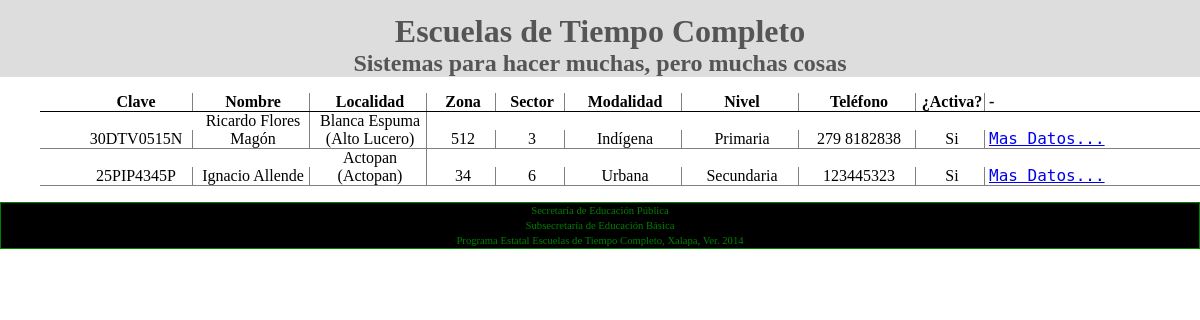
Before: /escuelas/ with the older database file.
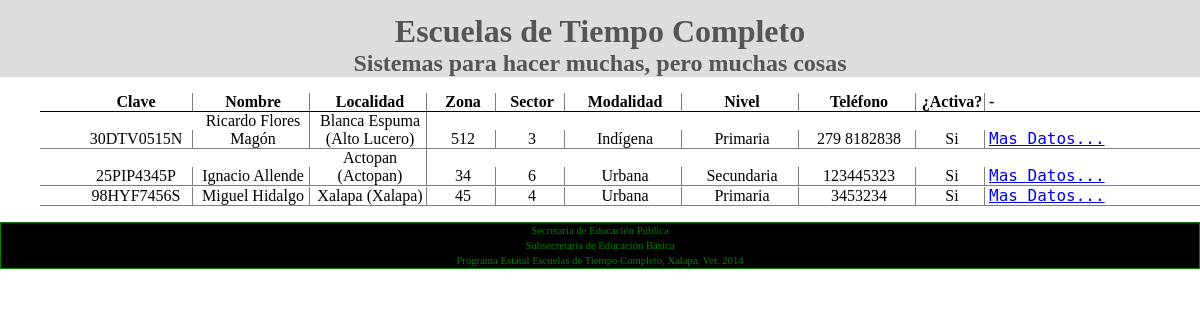
After: the same page with the newer database file.
### escuelas/models.py (models this page shows, shortened)
class Escuela(models.Model):
    clave = models.CharField(max_length=15, unique=True)
    nombre = models.CharField(max_length=100)
    municipio = models.ForeignKey(Municipio)
    localidad = models.ForeignKey(Localidad)
    zona = models.PositiveIntegerField()
    sector = models.PositiveIntegerField()
    modalidad = models.ForeignKey(Modalidad)
    nivel = models.ForeignKey(Nivel)
    email = models.EmailField(max_length=255)
    telefono = models.CharField(max_length=25)
    calle = models.CharField(max_length=255)
    numero = models.CharField(max_length=30)
    colonia = models.CharField(max_length=255)
    cod_postal = models.PositiveIntegerField()
    afiliada = models.BooleanField(default=False)
    objects = EscuelaQuerySet.as_manager()
    def esta_afiliada(self):
        if self.afiliada:
            return "Si"
        else:
            return "No"

### lugares/models.py (models this page shows, shortened)
class Localidad(models.Model):
    localidad = models.CharField(max_length=255)
    municipio = models.ForeignKey(Municipio)
    def __unicode__(self):
        return "%s (%s)" % (self.localidad, self.municipio.municipio)

class Municipio(models.Model):
    municipio = models.CharField(max_length=255)

### caracteristicas/models.py (models this page shows)
class Modalidad(models.Model):
    modalidad = models.CharField(max_length=50)
    def __unicode__(self):
        return self.modalidad

class Nivel(models.Model):
    nivel = models.CharField(max_length=50)
    def __unicode__(self):
        return self.nivel

### escuelas/views.py (the view)
# urls.py: url(r'^escuelas/$', EscuelasView.as_view(), name="escuelas"),
class EscuelasView(generic.ListView):
    model = Escuela
    template_name = "escuelas/escuela_list.html"
    def get_queryset(self):
        if self.kwargs.get("clave"):
            queryset = self.model.objects.filter(clave=self.kwargs['clave'])
        else:
            queryset = super(EscuelasView, self).get_queryset()
        return queryset

### escuelas/templates/escuelas/escuela_list.html
{% extends "base.html" %}
{% block content %}
<ul class="lista-escuela">
<li class="fila">
    <ul class="encabezado">
        <li class="item-esc">Clave</li>
        <li class="item-esc">Nombre</li>
        <li class="item-esc">Localidad</li>
        <li class="peque">Zona</li>
        <li class="peque">Sector</li>
        <li class="item-esc">Modalidad</li>
        <li class="item-esc">Nivel</li>
        <li class="item-esc">Teléfono</li>
        <li class="peque">¿Activa?</li>
        <li>-</li>
    </ul>
</li>
{% for escuela in object_list %}
<li class="fila">
    <ul class="resultado">
        <li class="item-esc">
            {{escuela.clave}}
        </li>
        <li class="item-esc">
            {{escuela.nombre}}
        </li>
        <li class="item-esc">
            {{escuela.localidad}}
        </li>
        <li class="peque">
            {{escuela.zona}}
        </li>
        <li class="peque">
            {{escuela.sector}}
        </li>
        <li class="item-esc">
            {{escuela.modalidad}}
        </li>
        <li class="item-esc">
            {{escuela.nivel}}
        </li>
        <li class="item-esc">{{escuela.telefono}}</li>
        <li class="peque">{{escuela.esta_afiliada}}
        </li>
        <li>
            <a href="{% url 'detalle-escuela' escuela.clave escuela.id %}">Mas Datos...</a>
        </li>
    </ul>
</li>
{% empty %}
No existe esta escuela o no se ha dado de alta
{% endfor %}
</ul>
{% endblock content %}

### templates/base.html (shortened to what this page needs)
<!DOCTYPE html>
<html lang="en">
<head>
    {% load static from staticfiles %}
    <link rel="stylesheet" href="{% static 'css/estilos.css' %}">
</head>
<body>
<header>
    <h1>
        Escuelas de Tiempo Completo
    </h1>
    <h2>
        Sistemas para hacer muchas, pero muchas cosas
    </h2>
</header>
<div class="content">
{% block content %}
{% endblock content %}
</div>
<footer>
    <small>
        Secretaría de Educación Pública<br>
        Subsecretaría de Educación Básica<br>
        Programa Estatal Escuelas de Tiempo Completo, Xalapa, Ver. 2014
    </small>
</footer>
</body>
</html>

### static/css/estilos.css (style rules this page uses)
body { background: white; font-size: 16px; font-family: 'consolas'; margin: 0px; }
header { background: #ddd; margin: 0px; text-align: center; }
footer { background: black; border: 1px solid green; color: green; font-size: 0.8em; text-align: center; }
h1 { padding-top: 0.4em; }
h1, h2 { color:#555; font-family: "Caviar Dreams"; margin: 0px; }
a { font-family: 'monospace' }
.content { margin: 0px auto; max-width: 80em; width: 100%; }
.lista-escuela li { display: inline-block; }
.peque { border-right: 1px solid gray; width: 4em; }
.encabezado { border-bottom: 1px solid black; font-weight: bold; }
.encabezado li { text-align: center; }
.resultado { border-bottom: 1px solid gray; }
.resultado li { text-align: center; }
.fila { width: 100%; }
.item-esc { border-right: 1px solid gray; width: 10%; }

Changed rows visible on the page:
added Escuela: clave "98HYF7456S", nombre "Miguel Hidalgo", localidad "Xalapa (Xalapa)", zona "45", sector "4", modalidad "Urbana", nivel "Primaria", telefono "3453234", esta_afiliada "Si"
